Frame 1 (no input): blank canvas, image omitted
Frame 60 (no input): blank canvas, image omitted
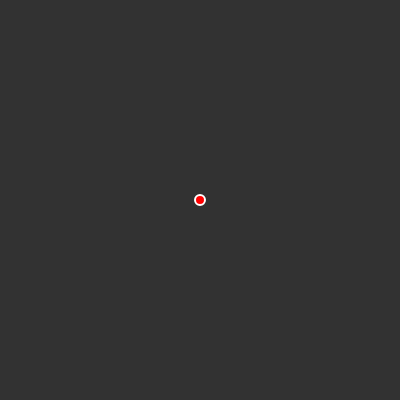
Frame 120 (the mouse pressed at the canvas centre since frame 60)

The p5.js sketch whose frames 1 and 60 were blank and that drew this single picture after the mouse press (run headless with seeded random() and noise() and a simulated clock; from frame 60 on, the mouse is pressed at the canvas centre):

// p5.js sketch
// ── sketch.js
var data=[];//点坐标
/**
 * 初始函数
 */
function setup() {
    createCanvas(400,400);
    background(0,3,3);
}
var alpha0=0;
var alpha1=0;
var a0=0;
var a1=0;
var a2=0;
var beta0=0;
/**
 * 二次函数
 */
function unLinearRegression(){
    var xsum=0;//x的和
    var ysum=0;//y的和

    for(var i=0;i<data.length;i++){
        xsum+=data[i].x;
        ysum+=data[i].y;
    }
    var length=data.length;//p0(x)=1,所以p0(x)的和就是数据长度
    alpha0=xsum/data.length;//α0
    var p1data=[];//p1(x)
    var p1p1sum=0;//p1*p1 多项式的和
    var xp1p1sum=0;//x*p1*p1 多项式的和
    for(var i=0;i<data.length;i++){
        var p1=data[i].x-alpha0;
        p1p1sum+=p1*p1;
        xp1p1sum+=data[i].x*p1*p1;
        p1data.push(p1);
    }
    alpha1=xp1p1sum/p1p1sum;//α1
    beta0=p1p1sum/length;//β0
    var p2data=[];//p2(x)
    var p2p2sum=0;//p2*p2 多项式的和
    var xp2p2sum=0;//x*p2*p2 多项式的和
    for(var i=0;i<data.length;i++){
        var p2=(data[i].x-alpha1)*p1data[i]-beta0;
        p2data.push(p2);
        p2p2sum+=p2*p2;
        xp2p2sum+=data[i].x*p2*p2;
    }
    //var alpha2=xp2p2sum/p2p2sum;
    var fp0=ysum;//y*p0 多项式的和
    var fp1=0;//y*p1 多项式的和
    var fp2=0;//y*p2 多项式的和
    for(var i=0;i<data.length;i++){
        fp1+=data[i].y*p1data[i];
        fp2+=data[i].y*p2data[i];
    }
    a0=fp0/length;//g(x)=a0*p0(x)+a1*p1(x)+a2*p2(x) 二次多项式拟合公式
    a1=fp1/p1p1sum;
    a2=fp2/p2p2sum;
}
/**
 * 画曲线
 */
function drawCurve(){
    var newdata=[];//二次多项式 点数据
    for(var i=0;i<100;i++){//生成100个点画曲线
        var x=i*100;
        var pp1x=x-alpha0;
        var pp2x=(x-alpha1)*(x-alpha0)-beta0;
        var y=(a0+a1*pp1x+a2*pp2x);
        /*var y=x*x+90;*/
        var point=createVector(x,y);
        newdata.push(point);
    }
    //b=x*x;
    var i=0;
    noFill();
    //三个点即可形成一条曲线
    if(i<newdata.length){
        var p1x=newdata[i].x;
        var p1y=newdata[i].y;
        p1x=map(p1x,0,100,0,width);
        p1y=map(p1y,0,100,height,0);
        i++;
        var p2x=newdata[i].x;
        var p2y=newdata[i].y;
        p2x=map(p2x,0,100,0,width);
        p2y=map(p2y,0,100,height,0);
        i++;
        var p3x=newdata[i].x;
        var p3y=newdata[i].y;
        p3x=map(p3x,0,100,0,width);
        p3y=map(p3y,0,100,height,0);
        i++;
        /*      var p4x=newdata[i].x;
                var p4y=newdata[i].y;
                p4x=map(p4x,0,100,0,width);
                p4y=map(p4y,0,100,height,0);
                i++;*/
        var p1 = {x: p1x, y: p1y};
        var p2 = {x: p2x, y: p2y};
        var p3 = {x: p3x, y: p3y};
        //var p4 = {x: p4x, y: p4y};
        noFill();
        stroke(138, 43, 226);//曲线颜色 - 紫罗兰色
        strokeWeight(4);//曲线宽度
        curve(p1.x, p1.y, p1.x, p1.y, p2.x, p2.y, p3.x, p3.y);
    }
}
/**
 * 鼠标点击
 */
function mousePressed(){
    var x=map(mouseX,0,width,0,100);
    var y=map(mouseY,0,height,100,0);
    var point = createVector(x,y);
    data.push(point);
}
/**
 * 绘画（点和线）
 */
function draw() {
    background(50);
    for(var i=0;i<data.length;i++){
        var x=map(data[i].x,0,100,0,width);
        var y=map(data[i].y,0,100,height,0);
        fill(255,0,0);//设置填充颜色
        stroke(255);//设置边框颜色
        strokeWeight(2);//设置点的宽度
        ellipse(x,y,10,10);//椭圆
    }
    if(data.length>2){
        unLinearRegression();
        drawCurve();
    }
}
// ── KNN.js
/*
* @desc Knn算法
* @param  {Object} current
* @param  {Array} points
* @param  {Number} k
* @param  {Function} c
* @return {Array}
*/
// 函数目的是为了得到最靠近的k个点，还有分类标识
function getKnn(current, points, labelX, labelY, k, c) {
    var dists = [];//存放最接近的
    var classify = [];//分类标识
    points.map(function (item) {
        // 存储分类标识
        if (classify.indexOf(item[labelY]) == -1) classify.push(item[labelY]);
        var result = {};
        result.p = item;
        // console.log(result.p);
        result.d = c(current, item[labelX]);
        dists.push(result);
    });
    dists.sort(function (a, b) {//排序
        return a.d - b.d;
    });
    return { dists: dists.slice(0, k), classify: classify };
}

/*
* @desc 决策
* @param  {Object} current 输入值
* @param  {Object} points 训练样本集
* @param  {Object} labelX 用于分类的输入值
* @param  {Object} labelY 用于分类的输出值
* @param  {Number} k 用于选择最近邻的数目
* @param  {Function} c 自定义比较函数
* @return {Object}
*/
function classify0(current, points, labelX, labelY, k, c) {
    var result = [];
    var knn = getKnn(current, points, labelX, labelY, k, c);
    // 最接近的k个点
    var dists = knn.dists;
    for (var i of knn.classify) {
        // 存储特征种类，并把特征出现的次数置为0
        result.push({
            label: i,
            value: 0
        });
    }
    dists.map(function (item) {
        for (var i of result) {
            //   k个最接近点特征进行统计
            if (i.label === item.p[labelY]) {
                i.value++;
                break;
            }
        }
    });
    result.sort(function (a, b) {
        //  特征弧线次数降序排列
        return b.value - a.value;
    });
    //  算出出现次数最多的特征
    return { result: result[0].label, dists: dists };
}
// ── knn.html
<!DOCTYPE html>
<html>

<head>
    <meta charset="UTF-8">
    <meta name="viewport" content="width=device-width, initial-scale=1.0">
    <meta http-equiv="X-UA-Compatible" content="ie=edge">
    <title>KNN</title>
</head>

<body>
<canvas id="canv" style="border: 1px #000 solid;"></canvas>
<!-- 当前点 -->
<span id="point"></span>
<input type="color" id="clrDom" value="#80ff00" />
<input type="number" id="KKKKK" placeholder="3" />
<script src="KNN.js"></script>
<script>
    var dataSet = [];
    var drawMousePoint = false;
    var canvas = document.getElementById("canv");
    var clrDom = document.getElementById("clrDom");
    var KKKKK = document.getElementById("KKKKK");
    var cxt = canvas.getContext("2d");
    var color = "#80ff00";
    // 画布的长宽
    canvas.width = 600;
    canvas.height = 300;
    function getEvPoint(e) {
        // console.log(e);
        return { x: e.offsetX, y: e.offsetY };
    }
    function onMouseOut(e) {
        if (!drawMousePoint)  return;
        drawMousePoint = false;
    }
    function onMouseMove(e) {
        // 鼠标移动事件调用函数draw，计算距离并排序，取其中最接近的k个
        drawMousePoint = true;
        clear();
        draw(e);
    }
    function clickCanv(e) {
        var p = getEvPoint(e);
        dataSet.push({
            point: p,
            color: color
        });
    }
    function draw(e) {
        var p = getEvPoint(e);
        var r = null;
        if (dataSet.length) {
            r = classify0(p, dataSet, 'point', 'color', parseInt(KKKKK.value) || 3,function(p1, p2){
                //根据欧几里得距离公式或勾股定理计算距离
                var d = Math.sqrt(Math.pow(p2.x - p1.x, 2) + Math.pow(p2.y - p1.y, 2));
                return d;
            });
            // console.log(r);
        }
        if (e) {
            cxt.beginPath();
            cxt.arc(p.x, p.y, 8, 0, 2 * Math.PI, false);
            // 定义最初点的颜色
            cxt.fillStyle = r && r.result ? r.result : '#efefef';
            // 连接点
            cxt.stroke();
            cxt.fill();
            // 在页面上显示当前坐标
            document.getElementById("point").innerHTML = "(" + p.x + "," + p.y + ")";
            document.getElementById("point").style.color = cxt.fillStyle;
        }
        for (var i of dataSet) {
            // 描绘训练集的点
            cxt.beginPath();
            cxt.lineWidth = 1;
            cxt.arc(i.point.x, i.point.y, 4, 0, 2 * Math.PI, false);
            cxt.fillStyle = i.color;
            cxt.stroke();
            cxt.fill();
        }
        if (r) {
            // 连接点的线段
            for (var i of r.dists) {
                cxt.beginPath();
                cxt.lineWidth = 1;
                cxt.moveTo(p.x, p.y);
                cxt.lineTo(i.p.point.x, i.p.point.y);
                cxt.stroke();
                cxt.fill();
            }
        }
    }
    function changeColor() {
        color = this.value;
    }
    function clear() {
        cxt.clearRect(0, 0, canvas.width, canvas.height);
    }
    canvas.addEventListener('click', clickCanv, false);
    canvas.addEventListener('mousemove', onMouseMove, false);
    canvas.addEventListener('mouseout', onMouseOut, false);
    clrDom.addEventListener('change', changeColor, false);
</script>
</body>

</html>


// ── main.html
<!DOCTYPE html>
<html lang="en">
<head>
    <meta charset="UTF-8">
    <title>系统</title>
</head>
<style>
    html,body,ul{margin: 0;padding: 0;}
    li{list-style: none}
    input{outline: none;background: none}
    /*input:focus{border: none;}*/
    .header{border-bottom: 1px #c2c2c2 solid;padding: 0 15px;display: flex;justify-content:space-between;padding:15px;align-items:center;}
    .headLeft{flex-wrap:wrap;display: flex;align-items:center;}
    .img{display: inline-block;width:80px;height:80px;border-radius: 100%;margin-top: 0;margin-bottom: 0}
    .img img{width:80px;height: auto;}
    .messagesP{display: inline-block;}
    .messagesP li{float: left;display: inline-block;margin-left: 15px;border-right:1px solid #c2c2c2;padding-right: 15px;line-height: 12px}
    .messagesP li:last-child{border:none}
    .exitBox li{display: inline-block;float:left;margin-left: 15px;border-right:1px solid #c2c2c2;padding-right: 15px;line-height: 12px;cursor: pointer}
    .exitBox li:last-child{border:none}
    .main{display: flex;box-sizing: border-box;}
    .left{width: 10%;border-right: 1px solid #c2c2c2;}
    .left ul li{border-bottom: 1px solid #c2c2c2;border-bottom: 1px solid #c2c2c2;box-sizing:border-box;padding-left: 15px;}
    .right{width: 90%;box-sizing: border-box;padding-left:15px;padding-right: 15px;}
    .messages{display: flex;align-items: center;justify-content: space-between}
    .messages input{width: 200px;border: 1px solid #c2c2c2;border-radius: 3px;box-sizing: border-box;padding: 5px;}
    .list h5{font-weight: 500;font-size: 14px;margin:10px 0}
    .list li{margin: 10px 0}
    .markBox{position: fixed;top:0;left:0;bottom:0px;width:100%;background: rgba(0,0,0,.5);overflow: auto;box-sizing: border-box;padding-top: 20px;padding-bottom: 20px;}
    .boxMain{position: absolute;top:20px;left:50%;-webkit-transform: translateX(-50%);background: #fff;border-radius: 5px;/*height: 400px;*/width:80%;box-sizing: border-box;
        padding: 20px;}
    .boxMain p{}
    .close{float: right;margin-right: 20px;cursor: pointer}
    .det{display: inline-block;width: 40px;height: 40px;border-radius: 100%;background: #fff;color: #000;font-size: 26px;text-align: center;line-height: 40px;}
    .boxMain img{width: 100%;height: auto;margin: 0 auto}


    .clearfix:after {visibility: hidden;display: block;font-size: 0;content: " ";clear: both;height: 0;}
</style>
<body>
<div class="wrapper">
    <div class="header">
        <div class="headLeft">
            <p class="img"><img src="icon.jpg" alt="用户头像"/> </p>
            <ul class="messagesP">
                <li>姓名：张某某</li>
                <li>姓名：24周岁</li>
            </ul>
        </div>
        <div class="headRight">
            <ul class="exitBox clearfix">
                <li>回到首页</li>
                <li>登出</li>
            </ul>
        </div>
    </div>

    <div class="names" style="display: none;">
        <p class="btnP">今天就诊患者列表</p>
        <ul style="display: none"><!--style="display: none"-->
            <li>赵三</li>
            <li>赵四</li>
            <li>赵铁夫</li>
            <li>王五</li>
            <li>司马光达</li>
            <li>六六</li>
            <li>小娟娟</li>
            <li>赵三啊</li>
            <li>赵三次</li>
            <li>赵阿</li>
        </ul>
    </div>

    <div class="main">
        <div class="left">
            <ul>
                <li class="lists clearfix">
                    <p class="titleP">病历查询</p>
                </li>
                <li class="lists clearfix">
                    <p class="titleP">药物查询</p>
                </li>
                <li class="lists clearfix">
                    <p class="titleP">检查单查询</p>
                </li>
            </ul>
        </div>
        <div class="right">
            <div class="messages">
                <p>时间：<input placeholder="请输入" /></p><p>科室：<input placeholder="请输入" /></p><p>有无检查结果：<input placeholder="请输入"></p>
            </div>
            <ul class="list">
                <h5>最近20条病历列表</h5>
                <li>2020年04月01日 耳鼻喉科 慢性中耳炎</li>
                <li>2020年03月19日 消化内科 主诉：胃偶见灼烧感，消化不良</li>
                <li>2020年03月01日 耳鼻喉科 慢性中耳炎</li>
                <li>2020年02月10日 耳鼻喉科 慢性中耳炎</li>
                <li>2019年12月17日 耳鼻喉科 慢性中耳炎</li>
                <li>2019年12月01日 耳鼻喉科 慢性中耳炎</li>
                <li>2019年11月12日 耳鼻喉科 慢性中耳炎</li>
                <li>2019年11月10日 耳鼻喉科 慢性中耳炎</li>
                <li>2019年10月13日 耳鼻喉科 慢性中耳炎</li>
                <li>2019年10月01日 耳鼻喉科 慢性中耳炎</li>
                <li>2020年04月01日 耳鼻喉科 慢性中耳炎</li>
                <li>2020年03月19日 消化内科 主诉：胃偶见灼烧感，消化不良</li>
                <li>2020年03月01日 耳鼻喉科 慢性中耳炎</li>
                <li>2020年02月10日 耳鼻喉科 慢性中耳炎</li>
                <li>2019年12月17日 耳鼻喉科 慢性中耳炎</li>
                <li>2019年12月01日 耳鼻喉科 慢性中耳炎</li>
                <li>2019年11月12日 耳鼻喉科 慢性中耳炎</li>
                <li>2019年11月10日 耳鼻喉科 慢性中耳炎</li>
                <li>2019年10月13日 耳鼻喉科 慢性中耳炎</li>
                <li>2019年10月01日 耳鼻喉科 慢性中耳炎</li>
            </ul>
        </div>
    </div>
    <div class="markBox"><!--style="display: none;"-->
        <p class="close"><span class="det">╳</span> </p>
        <div class="boxMain">
            <p>此处为病历详情...</p>
            <p>此处为药物使用情况...</p>
            <p>血常规检查结果：<img src="icon1.jpg" alt="检查结果单"/></p>
            <p>心电图检查结果：<img src="icon2.png" alt="检查结果单"/></p>
        </div>
    </div>
</div>
</body>
</html>
// ── main2.html
<!DOCTYPE html>
<html lang="en">
<head>
    <meta charset="UTF-8">
    <title>系统</title>
</head>
<style>
    html,body,ul{margin: 0;padding: 0;}
    li{list-style: none}
    input{outline: none;background: none}
    /*input:focus{border: none;}*/
    .header{border-bottom: 1px #c2c2c2 solid;padding: 0 15px;}
    .header h1{font-size: 24px;font-weight: 600}
    .main{display: flex}
    .left{width: 60%;border-right:1px solid #c2c2c2;padding-right: 20px;float: left}
    .right{width:40%;float: left;-webkit-box-sizing: border-box;-moz-box-sizing: border-box;box-sizing: border-box;padding:20px}

    .lists{clear: both;border-bottom: 1px solid #c2c2c2;padding-bottom: 20px;padding-top: 20px;}
    .lists:last-child{border-bottom: none;}
    .titleP{display: inline-block;float: left;width: 6%;margin-top:0px;margin-left: 1%}
    .descriptBox{float:left;width: 93%}
    .descriptBox textarea{display: block;width:98%;min-height: 90px;padding:1%;border-radius: 3px;}
    .btnSpan{display: block;float: right;width: 80px;height: 34px;border-radius: 25px;background: #21b239;line-height: 34px;text-align: center;color:#fff;margin-top: 10px;cursor: pointer}
    .yaowu{border-radius: 3px;border:1px solid #c2c2c2;padding:1%;width: 200px;}
    .descriptBox2{position: relative;}
    .inputMain{position: absolute;top:35px;left: 0px;background: #c8c8c8;border-radius: 3px;width: 200px;padding: 1%;}
    .getMain p{display: inline-block;margin-right: 10px;}
    .getMain p .det{display: inline-block;background: #f00;color:#fff;width: 17px;height: 16px;cursor: pointer;text-align: center;line-height: 16px;border-radius: 3px;margin-left: 3px;}
    .messages{}
    .messages p{display: inline-block;margin-right: 10px;font-size: 14px;border-right:1px solid #c2c2c2;margin-top: 0px;margin-bottom: 0px;line-height: 14px;padding-right: 10px;}
    .messages p:last-child{border:none;padding-right: 0}
    .list h5{font-weight: 500;margin-bottom: 10px;font-size: 14px;}
    .list li{font-size: 13px;margin-bottom: 15px}
    .names{position: relative}
    .btnP{display: inline-block;padding: 5px;background: #c2c2c2;border-radius: 3px;margin-left: 15px;}
    .names ul{position: absolute;top:48px;left:15px;background: #c8c8c8;border-radius: 3px;padding:10px;padding-top: 0;z-index: 9}
    .names ul li{margin-top: 10px;}
    .markBox{position: fixed;top:0;left:0;bottom:0px;width:100%;background: rgba(0,0,0,.5);overflow: auto;box-sizing: border-box;padding-top: 20px;padding-bottom: 20px;}
    .boxMain{position: absolute;top:20px;left:50%;-webkit-transform: translateX(-50%);background: #fff;border-radius: 5px;/*height: 400px;*/width:80%;box-sizing: border-box;
        padding: 20px;}
    .boxMain p{}
    .close{float: right;margin-right: 20px;cursor: pointer}
    .close .det{display: inline-block;width: 40px;height: 40px;border-radius: 100%;background: #fff;color: #000;font-size: 26px;text-align: center;line-height: 40px;}
    .boxMain img{width: 100%;height: auto;margin: 0 auto}

    .clearfix:after {visibility: hidden;display: block;font-size: 0;content: " ";clear: both;height: 0;}
</style>
<body>
<div class="wrapper">
    <div class="header">
        <h1>医生工作台</h1>
    </div>
    <div class="names">
        <p class="btnP">今天就诊患者列表</p>
        <ul style="display: none"><!--style="display: none"-->
            <li>赵三</li>
            <li>赵四</li>
            <li>赵铁夫</li>
            <li>王五</li>
            <li>司马光达</li>
            <li>六六</li>
            <li>小娟娟</li>
            <li>赵三啊</li>
            <li>赵三次</li>
            <li>赵阿</li>
        </ul>
    </div>
    <div class="main">
        <div class="left">
            <ul>
                <li class="lists clearfix">
                    <p class="titleP">病历:</p>
                    <div class="descriptBox">
                        <textarea>请输入病况</textarea>
                        <span class="btnSpan">发布</span>
                    </div>
                </li>
                <li class="lists clearfix">
                    <p class="titleP">药物:</p>
                    <div class="descriptBox descriptBox2">
                        <input class="yaowu" placeholder="请输入药物名称" value="三九"/>
                        <div class="inputMain" style="display: none"><!--style="display: none"-->
                            <p>三九感冒灵</p>
                        </div>
                        <div class="getMain">
                            <p>已选择的药物<span class="det">╳</span> </p>
                            <p>已选择的药物<span class="det">╳</span> </p>
                        </div>
                        <span class="btnSpan">确定</span>
                    </div>
                </li>
                <li class="lists clearfix">
                    <p class="titleP">检查:</p>
                    <div class="descriptBox descriptBox2">
                        <input class="yaowu" placeholder="请输入药物名称" value="心"/>
                        <div class="inputMain" style="display: none"><!--style="display: none"-->
                            <p>三九感冒灵</p>
                            <p>三九胃泰口服液</p>
                        </div>
                        <div class="getMain">
                            <p>已选择的检查<span class="det">╳</span> </p>
                            <p>已选择的检查<span class="det">╳</span> </p>
                        </div>
                        <span class="btnSpan">确定</span>
                    </div>
                </li>
            </ul>
        </div>
        <div class="right">
            <div class="messages">
                <p>姓名：陈某某</p><p>年龄：24岁</p><p>血型：未知</p>
            </div>
            <ul class="list">
                <h5>该患者最近10条病历列表</h5>
                <li>2020年04月01日 耳鼻喉科 慢性中耳炎</li>
                <li>2020年03月19日 消化内科 主诉：胃偶见灼烧感，消化不良</li>
                <li>2020年03月01日 耳鼻喉科 慢性中耳炎</li>
                <li>2020年02月10日 耳鼻喉科 慢性中耳炎</li>
                <li>2019年12月17日 耳鼻喉科 慢性中耳炎</li>
                <li>2019年12月01日 耳鼻喉科 慢性中耳炎</li>
                <li>2019年11月12日 耳鼻喉科 慢性中耳炎</li>
                <li>2019年11月10日 耳鼻喉科 慢性中耳炎</li>
                <li>2019年10月13日 耳鼻喉科 慢性中耳炎</li>
                <li>2019年10月01日 耳鼻喉科 慢性中耳炎</li>
            </ul>
        </div>
    </div>
    <div class="markBox" ><!-- style="display: none"-->
        <p class="close"><span class="det">╳</span> </p>
        <div class="boxMain">
            <p>此处为病历详情...</p>
            <p>此处为药物使用情况...</p>
            <p>血常规检查结果：<img src="icon1.jpg" alt="检查结果单"/></p>
            <p>心电图检查结果：<img src="icon2.png" alt="检查结果单"/></p>
        </div>
    </div>
</div>
</body>
</html>
// ── 最小二乘算法.html
<!DOCTYPE html>
<html>
<head>
    <meta name="viewport" width=device-width, initial-scale=1.0, maximum-scale=1.0, user-scalable=0>
    <style> body {padding: 0; margin: 0;} </style>
    <script src="libs/p5.min.js"></script>
    <script src="sketch.js"></script>
</head>
<body>
</body>
</html>
